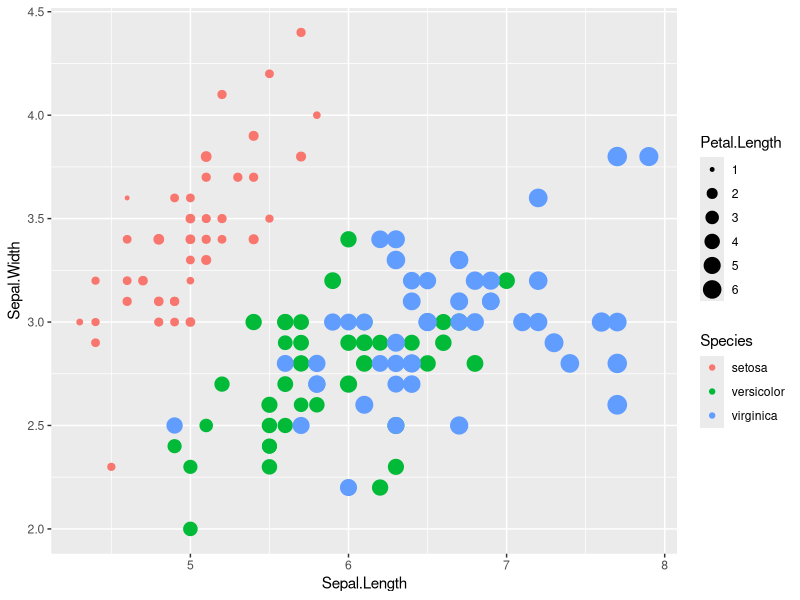
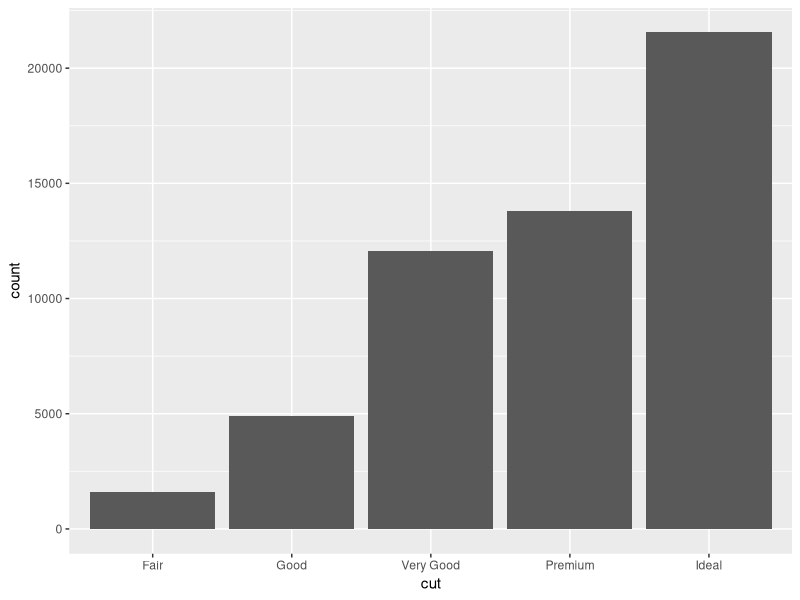
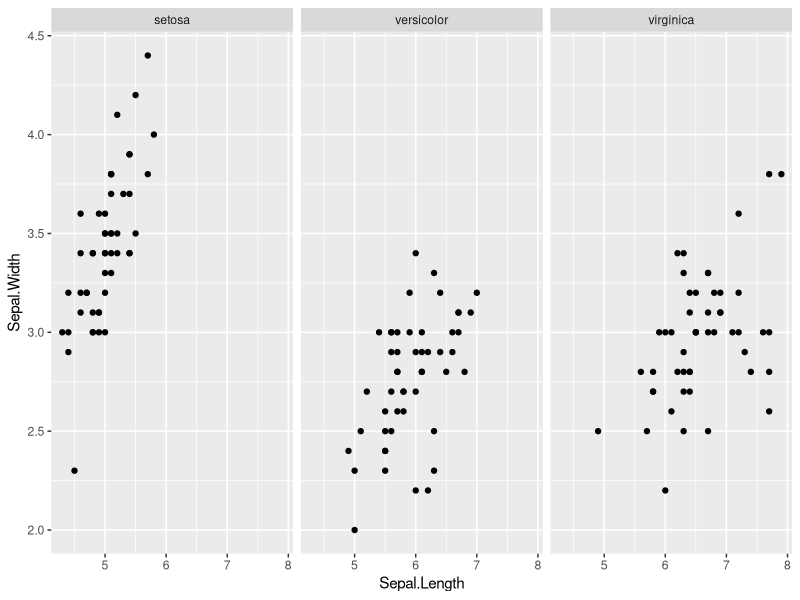
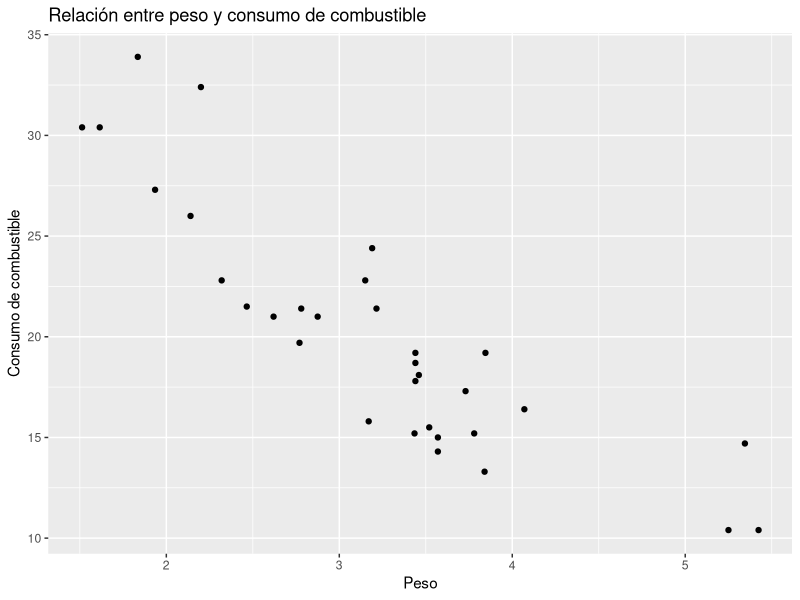

Recreate these plots in R, in order.
# Fundamentos de R: Herramientas de visualización

# R posee los siguientes conceptos centrales al momento de generar
# visualizaciones: estética, figuras geométricas, faucets y etiquetas con
# anotaciones.

library(ggplot2)

# Estética: La estética se refiere a las propiedades visuales de un objeto en un diagrama, 
# como el tamaño, la forma y el color. En ggplot2, puedes mapear estas propiedades visuales 
#a variables en tus datos. Por ejemplo, en un diagrama de dispersión, la estética incluiría 
#el tamaño y el color de los puntos que representan los datos.

# Crear un diagrama de dispersión con colores y tamaños basados en variables
ggplot(data = iris, aes(x = Sepal.Length, y = Sepal.Width, color = Species, size = Petal.Length)) +
  geom_point()


# Figuras geométricas: Las figuras geométricas se utilizan para representar los datos en un diagrama. E
# En ggplot2, puedes elegir diferentes figuras geométricas según el tipo de datos que tienes. 
# Por ejemplo, puedes usar puntos para un diagrama de dispersión, barras para un gráfico de barras 
# o líneas para un diagrama de líneas.

# Crear un gráfico de barras
ggplot(data = diamonds) +
  geom_bar(aes(x = cut))

# Facetas: Las facetas te permiten dividir tus datos en grupos más pequeños y crear diagramas 
# separados para cada grupo. Esto es útil cuando tienes variables categóricas adicionales que 
# deseas tener en cuenta en tu visualización. Por ejemplo, puedes crear subdiagramas separados 
# para cada grupo de datos basados en una variable categórica.

# Crear diagramas de dispersión separados por grupos
ggplot(data = iris, aes(x = Sepal.Length, y = Sepal.Width)) +
  geom_point() +
  facet_wrap(~Species)


# Etiquetas y anotaciones: Las etiquetas y anotaciones te permiten agregar texto a tu diagrama 
# para comunicar información adicional o resaltar puntos importantes. Puedes agregar títulos, 
# subtítulos, leyendas y etiquetas a tus diagramas en ggplot2. Esto te ayuda a proporcionar 
# contexto y claridad a tu visualización.

# Agregar título y etiquetas a un diagrama
ggplot(data = mtcars, aes(x = wt, y = mpg)) +
  geom_point() +
  labs(title = "Relación entre peso y consumo de combustible",
       x = "Peso", y = "Consumo de combustible")